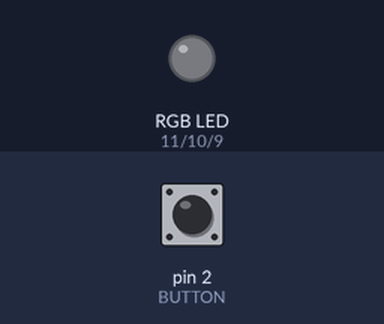
This sketch was run on a simulated Arduino Uno, built with avr-gcc and run on an emulated ATmega328P. On the bench: an RGB LED mixed from three pins (HIGH = lit). The test bench sets the inputs (shaded band); at power-on: pin 2 (BUTTON) LOW. Dim RGB values are drawn brighter than linear.

Above: at 1.2 s.
1.3 s: pin 2 (BUTTON) pulled HIGH for 0.15 s
At 2.3 s:
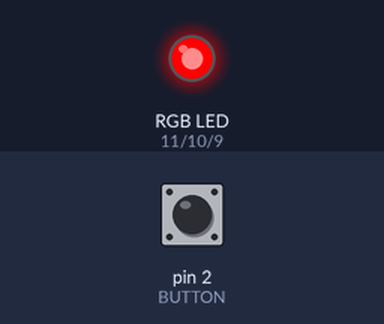
2.9 s: pin 2 (BUTTON) pulled HIGH for 1 s
At 3.5 s:
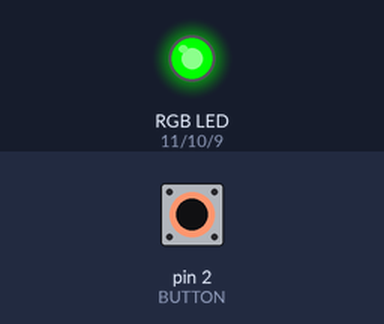
5.4 s: pin 2 (BUTTON) pulled HIGH for 0.15 s
At 6.6 s:
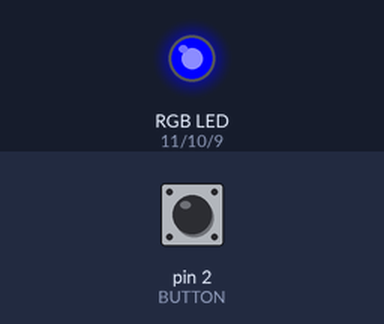
7.0 s: pin 2 (BUTTON) pulled HIGH for 3.2 s
At 7.8 s:
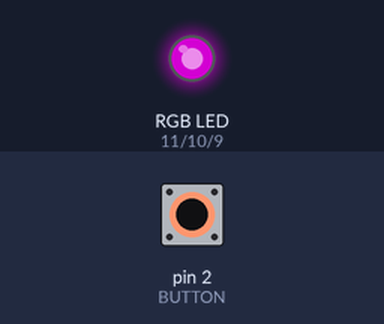
11.7 s: pin 2 (BUTTON) pulled HIGH for 0.15 s
At 12.6 s:
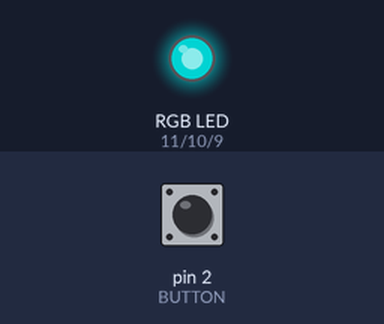
13.3 s: pin 2 (BUTTON) pulled HIGH for 1 s
At 13.8 s:
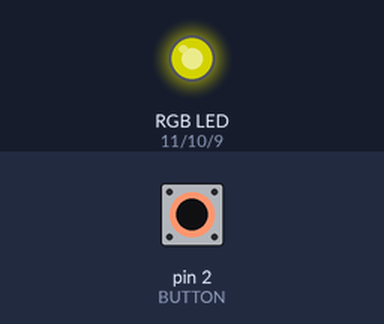
Timing chart, 0 to 16.3 s (numbered marks = the images above; inputs shaded):
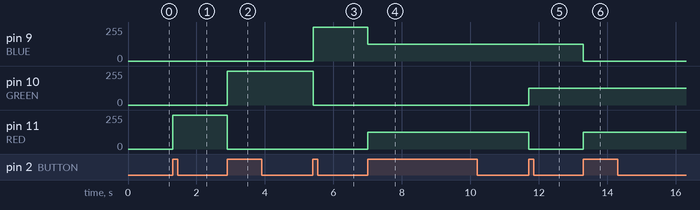

Measured:
- after the input at 1.3 s, pin 11 (RED): 0/255 → 255/255 at once
- after the input at 2.9 s, pin 10 (GREEN): 0/255 → 255/255 at once; pin 11 (RED): 255/255 → 0/255 at once
- after the input at 5.4 s, pin 9 (BLUE): 0/255 → 255/255 at once; pin 10 (GREEN): 255/255 → 0/255 at once
- after the input at 7.0 s, pin 9 (BLUE): 255/255 → 127/255 at once; pin 11 (RED): 0/255 → 127/255 at once
- after the input at 11.7 s, pin 10 (GREEN): 0/255 → 127/255 at once; pin 11 (RED): 127/255 → 0/255 at once
- after the input at 13.3 s, pin 9 (BLUE): 127/255 → 0/255 at once; pin 11 (RED): 0/255 → 127/255 at once

The sketch:

Led_RGB.ino
```cpp
#define RED 11
#define GREEN 10
#define BLUE 9
#define BUTTON 2

boolean lastButton = LOW; //이전 버튼 상태를 변수로 선언
boolean currentButton = LOW; //현재 버튼의 눌린 상태를 변수로 선언
//boolean ledOn = false; //현재 LED의 점멸 상태를 변수로 선언
int ledMode = 0;

void setup() { //초기화
  pinMode(RED, OUTPUT);
  pinMode(GREEN, OUTPUT);
  pinMode(BLUE, OUTPUT);
  pinMode(BUTTON, INPUT);
}


void loop() {
  currentButton = debounce(lastButton);
  if (lastButton == LOW && currentButton == HIGH) { //버튼을 누름
    //ledOn = !ledOn; // led 점멸 상태를 바꿈
    ledMode++;
  }
  lastButton = currentButton; // 이전 버튼 값을 현재 버튼 값으로 변경
  //digitalWrite(LED, ledOn); //LED를 켜고 끄고 함.
  if(ledMode == 8) ledMode = 0;
  setMode(ledMode);
}

boolean debounce(boolean last) {
  boolean current = digitalRead(BUTTON); //현재 버튼 상태를 확인
  if (last != current) { //이전 버튼 상태와 현재 버튼 상태가 다름
    delay(5); //5ms 기다린다.
    current = digitalRead(BUTTON);//현재 버튼 상태를 저장
  }
  return current;
}

void setMode(int mode) {
  if (mode == 1) {
    digitalWrite(RED, HIGH);
    digitalWrite(GREEN, LOW);
    digitalWrite(BLUE, LOW);
  } else if (mode == 2) {
    digitalWrite(RED, LOW);
    digitalWrite(GREEN, HIGH);
    digitalWrite(BLUE, LOW);
  } else if (mode == 3) {
    digitalWrite(RED, LOW);
    digitalWrite(GREEN, LOW);
    digitalWrite(BLUE, HIGH);
  } else if (mode == 4) {
    //보라색
    analogWrite(RED, 127);
    analogWrite(GREEN, 0);
    analogWrite(BLUE, 127);
  } else if (mode == 5) {
    //청록색
    analogWrite(RED, 0);
    analogWrite(GREEN, 127);
    analogWrite(BLUE, 127);
  } else if (mode == 6) {
    //오렌지색
    analogWrite(RED, 127);
    analogWrite(GREEN, 127);
    analogWrite(BLUE, 0);
  } else if (mode == 7) {
    //보라색
    analogWrite(RED, 85);
    analogWrite(GREEN, 85);
    analogWrite(BLUE, 85);
  } else {
    //꺼짐
    digitalWrite(RED, LOW);
    digitalWrite(GREEN, LOW);
    digitalWrite(BLUE, LOW);
  }
}
```
